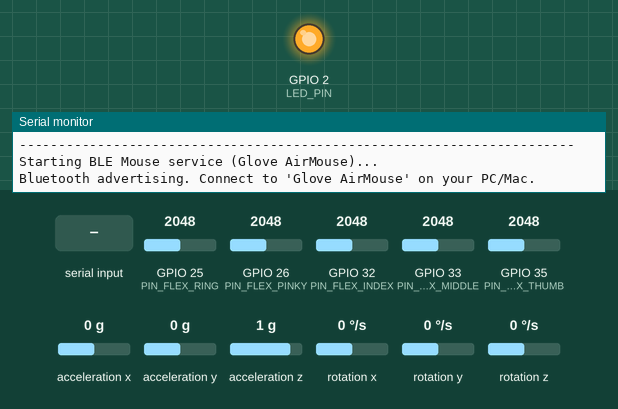
Simulated run of this sketch. Board: ESP32. Parts: output pins drawn as LEDs (lit = HIGH), the last lines printed to the serial monitor. Wiring (inferred from the names in the program): MPU-6050 motion sensor at I2C address 0x68. The test bench sets the inputs (shaded band); at power-on: GPIO 25 (PIN_FLEX_RING) = 2048, GPIO 26 (PIN_FLEX_PINKY) = 2048, GPIO 32 (PIN_FLEX_INDEX) = 2048, GPIO 33 (PIN_FLEX_MIDDLE) = 2048, GPIO 35 (PIN_FLEX_THUMB) = 2048, acceleration x 0 g, acceleration y 0 g, acceleration z 1 g, rotation x 0 °/s, rotation y 0 °/s, rotation z 0 °/s (analog values on the 0–4095 scale). USB keyboard and mouse output is not drawn.

Above: at 9.3 s.
9.4 s: "c" received over Serial
At 11.7 s:
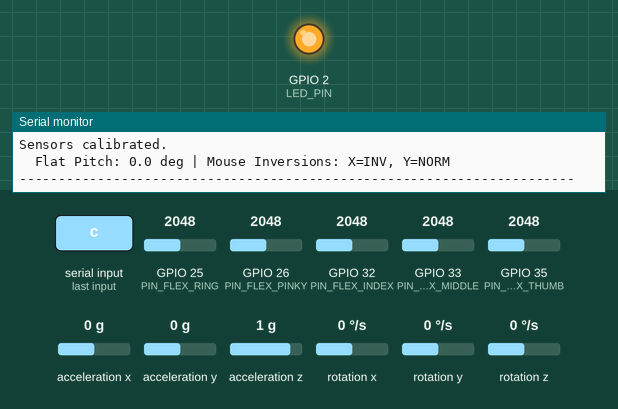
12.4 s: "r" received over Serial
At 15.1 s:
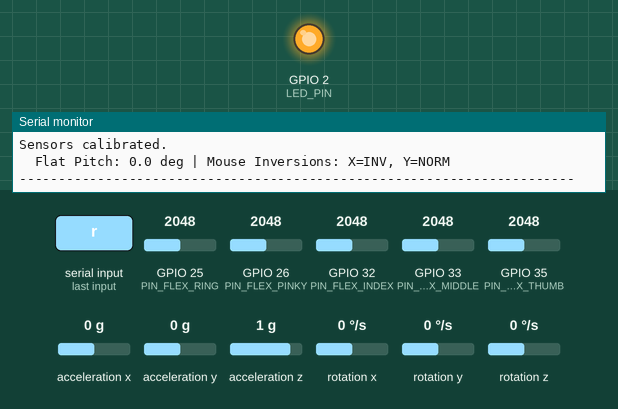
15.4 s: "C" received over Serial
At 17.6 s:
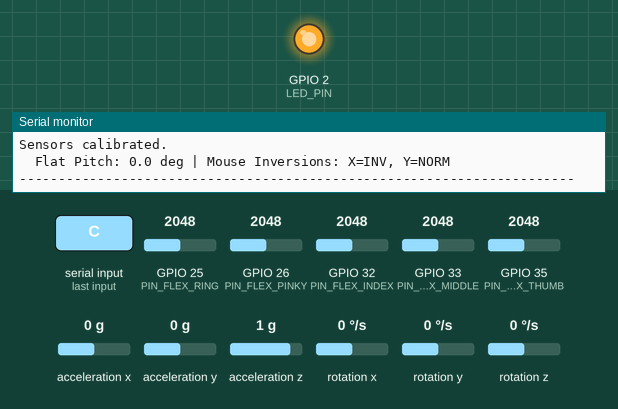
Timing chart, 0 to 19.1 s (numbered marks = the images above; inputs shaded):
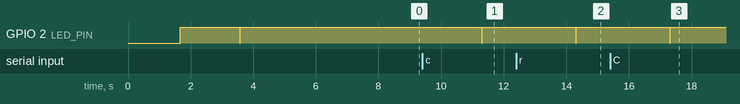

The sketch:

final.ino
```cpp
/*
 * ESP32 Gesture Glove - BLE AirMouse
 *
 * Uses 3 flex sensors (Thumb, Index, Middle) and an MPU6050 IMU over I2C
 * to send standard BLE mouse events:
 *   - Cursor move:  Move hand with fingers relaxed
 *   - Left click:   Bend index finger (> 140 kOhm); quick double-tap for double click
 *   - Right click:  Bend middle finger (> 170 kOhm)
 *   - Double click: Bend thumb + index together
 *   - Middle drag:  Bend index + middle together (holds MOUSE_MIDDLE)
 *   - Scroll:       Bend thumb + middle together and tilt hand up/down
 *   - Right drag:   Bend thumb + index + middle into a fist
 *
 * Wiring:
 *   - MPU6050: SDA -> GPIO 21, SCL -> GPIO 22, VCC -> 3.3V, GND -> GND
 *   - Flex sensors (3.3V -> Flex -> GPIO -> 68kOhm -> GND):
 *       Thumb:  GPIO 35 (active)
 *       Index:  GPIO 32 (active)
 *       Middle: GPIO 33 (active)
 *       Ring:   GPIO 25 (unused)
 *       Pinky:  GPIO 26 (unused)
 *   - Status LED: GPIO 2 (blinks while advertising, solid when connected)
 */

#include <Wire.h>
#include <BleMouse.h>

// Pin configuration
#define I2C_SDA_PIN             21
#define I2C_SCL_PIN             22

#define NUM_FLEX_SENSORS        5
#define PIN_FLEX_THUMB          35 // Finger 0: Thumb  - ACTIVE
#define PIN_FLEX_INDEX          32 // Finger 1: Index  - ACTIVE
#define PIN_FLEX_MIDDLE         33 // Finger 2: Middle - ACTIVE
#define PIN_FLEX_RING           25 // Finger 3: Ring   - Declared
#define PIN_FLEX_PINKY          26 // Finger 4: Pinky  - Declared

const int flexPins[NUM_FLEX_SENSORS] = {
  PIN_FLEX_THUMB,
  PIN_FLEX_INDEX,
  PIN_FLEX_MIDDLE,
  PIN_FLEX_RING,
  PIN_FLEX_PINKY
};

const char* fingerNames[NUM_FLEX_SENSORS] = {
  "Thumb ",
  "Index ",
  "Middle",
  "Ring  ",
  "Pinky "
};

#define LED_PIN                 2

// Voltage divider parameters (3.3V -> Flex -> GPIO -> 68kOhm -> GND)
const float VCC                 = 3.3;
const float R_FIXED             = 68000.0; // 68k Ohms

// MPU6050 & AirMouse tuning
#define MPU_ADDR                0x68
#define PWR_MGMT_1              0x6B
#define ACCEL_CONFIG            0x1C
#define GYRO_CONFIG             0x1B
#define ACCEL_XOUT_H            0x3B

// Cursor sensitivity (0.008-0.010 slower/precise, 0.012-0.016 balanced)
float SENSITIVITY_X             = 0.012;
float SENSITIVITY_Y             = 0.012;

// Axis inversion
const bool INVERT_X             = true;
const bool INVERT_Y             = false;

// Deadzone to filter out small hand tremors
const float GYRO_DEADZONE       = 200.0;

// EMA smoothing factor (0.0 = frozen, 1.0 = raw)
const float SMOOTHING_FACTOR    = 0.65;

// Mouse button used for the 3-finger fist drag (MOUSE_RIGHT or MOUSE_MIDDLE)
#define FUSION_ORBIT_BUTTON     MOUSE_RIGHT

// Flex sensor thresholds (Ohms)
float BEND_THRESHOLD[NUM_FLEX_SENSORS] = {
  160000.0, // Thumb  (GPIO 35) - ACTIVE
  140000.0, // Index  (GPIO 32) - ACTIVE
  170000.0, // Middle (GPIO 33) - ACTIVE
  130000.0, // Ring   (GPIO 25 - unused)
  130000.0  // Pinky  (GPIO 26 - unused)
};

float RELEASE_THRESHOLD[NUM_FLEX_SENSORS] = {
  160000.0, // Thumb  (GPIO 35)
  140000.0, // Index  (GPIO 32)
  170000.0, // Middle (GPIO 33)
  100000.0, // Ring   (GPIO 25 - unused)
  100000.0  // Pinky  (GPIO 26 - unused)
};

// Gesture timing parameters
const unsigned long GESTURE_HOLD_TIME_MS      = 50;  // Normal multi-finger gesture hold time (ms)
const unsigned long RIGHT_CLICK_SETTLE_MS     = 150; // Settle window for Right Click: prevents accidental trigger when folding for multi-finger drag
const unsigned long DOUBLE_CLICK_WINDOW_MS    = 450; // Time window (ms) to detect rapid consecutive taps for double click
const unsigned long DOUBLE_CLICK_CONFIRM_MS   = 15;  // Fast-track debounce (ms) for the second tap of a double click

// Thumb + Index double click gesture
const unsigned long THUMB_INDEX_HOLD_MS       = 100; // Hold time before Thumb+Index fires (avoids false triggers while closing into a fist)
const unsigned long THUMB_INDEX_CLICK_GAP_MS  = 40;  // Gap (ms) between the two clicks fired by Thumb+Index

// Click cursor freeze parameters (locks cursor so finger taps don't shake mouse off target)
const int CLICK_FREEZE_CYCLES                 = 20;  // Freeze for ~240 ms after click (keeps cursor locked on folder)
const int DOUBLE_CLICK_FREEZE_CYCLES          = 15;  // Freeze for ~180 ms after double-click

// Scroll parameters
const float SCROLL_ANGLE_THRESHOLD_DEG   = 8.0;  // Tilt threshold for scrolling
const unsigned long SCROLL_TICK_RATE_MS  = 120;  // Milliseconds between scroll wheel ticks

// Global state & BLE mouse instance
BleMouse bleMouse("Glove AirMouse", "ESP32-Gesture", 100);

float currentResistance[NUM_FLEX_SENSORS];
bool  fingerBent[NUM_FLEX_SENSORS] = { false, false, false, false, false };

float gyroBiasX = 0, gyroBiasY = 0, gyroBiasZ = 0;
float mpuFlatPitch = 0.0;

// Filtered cursor velocity
float filteredDX = 0.0;
float filteredDY = 0.0;

// Gesture candidates
enum GestureType {
  GESTURE_IDLE = 0,
  GESTURE_LEFT_CLICK,     // Index bent alone (Left Click)
  GESTURE_RIGHT_CLICK,    // Middle bent alone (Right Click)
  GESTURE_DOUBLE_CLICK,   // Thumb + Index bent (Double Click)
  GESTURE_PAN,            // Index + Middle bent (Middle Mouse Drag)
  GESTURE_SCROLL_ZOOM,    // Thumb + Middle bent (Scroll Up / Down via Hand Tilt)
  GESTURE_ORBIT           // Thumb + Index + Middle bent - Fist (Right Mouse Drag)
};

GestureType activeCandidate      = GESTURE_IDLE;
unsigned long candidateStartTime = 0;

// Latches & action states
bool leftClickDispatched         = false;
bool rightClickDispatched        = false;
bool doubleClickDispatched       = false; // Thumb+Index double click latch
bool isPanning                   = false; // Middle drag
bool isOrbiting                  = false; // Right/middle drag
bool isZooming                   = false; // Scroll zoom

float scrollBasePitch            = 0.0;
unsigned long lastScrollTickTime = 0;

// Double/Triple click tracking
unsigned long lastLeftClickTime  = 0;
int leftClickCount               = 0;
int cursorFreezeCounter          = 0; // Freeze counter during/after clicks to absorb hand tremors

// Optional debug mode
bool debugMode                   = false;
unsigned long lastDebugPrint     = 0;

// MPU6050 helpers
void mpuWrite(uint8_t reg, uint8_t data) {
  Wire.beginTransmission(MPU_ADDR);
  Wire.write(reg);
  Wire.write(data);
  Wire.endTransmission();
}

bool initMPU() {
  Wire.begin(I2C_SDA_PIN, I2C_SCL_PIN, 400000);
  Wire.setTimeOut(50);
  delay(100);

  Wire.beginTransmission(MPU_ADDR);
  if (Wire.endTransmission() != 0) {
    Serial.println("ERROR: MPU6050 not detected at 0x68! Check SDA (21) & SCL (22).");
    return false;
  }

  // Wake up MPU
  mpuWrite(PWR_MGMT_1, 0x00);
  delay(30);

  // +/-4g accel, +/-500dps gyro
  mpuWrite(ACCEL_CONFIG, 0x08);
  delay(15);
  mpuWrite(GYRO_CONFIG, 0x08);
  delay(15);

  Serial.println("MPU6050 initialized.");
  return true;
}

bool readMPU(int16_t &ax, int16_t &ay, int16_t &az, int16_t &gx, int16_t &gy, int16_t &gz) {
  ax = ay = az = gx = gy = gz = 0;

  Wire.beginTransmission(MPU_ADDR);
  Wire.write(ACCEL_XOUT_H);
  if (Wire.endTransmission(false) != 0) return false;

  if (Wire.requestFrom((uint8_t)MPU_ADDR, (uint8_t)14) == 14) {
    ax = (Wire.read() << 8) | Wire.read();
    ay = (Wire.read() << 8) | Wire.read();
    az = (Wire.read() << 8) | Wire.read();
    Wire.read(); Wire.read(); // Skip temp
    gx = (Wire.read() << 8) | Wire.read();
    gy = (Wire.read() << 8) | Wire.read();
    gz = (Wire.read() << 8) | Wire.read();
    return true;
  }
  return false;
}

// Flex sensor helpers
float calculateFlexResistance(int adcVal) {
  if (adcVal <= 5) return 999999.0;
  if (adcVal >= 4090) return 100.0;

  float vOut = ((float)adcVal / 4095.0) * VCC;
  float rFlex = R_FIXED * ((VCC / vOut) - 1.0);
  return rFlex;
}

void calibrateAllSensors() {
  Serial.println("\nCalibrating MPU6050... Keep glove flat on table.");
  digitalWrite(LED_PIN, HIGH);

  long sumGX = 0, sumGY = 0, sumGZ = 0;
  float sumPitch = 0.0;
  int mpuSamples = 0;

  for (int attempt = 0; attempt < 250 && mpuSamples < 120; attempt++) {
    int16_t ax, ay, az, gx, gy, gz;
    if (readMPU(ax, ay, az, gx, gy, gz)) {
      sumGX += gx; sumGY += gy; sumGZ += gz;
      sumPitch += (atan2((float)ax, (float)az) * 180.0 / PI);
      mpuSamples++;
    }
    delay(10);
  }

  if (mpuSamples > 0) {
    gyroBiasX    = (float)sumGX / mpuSamples;
    gyroBiasY    = (float)sumGY / mpuSamples;
    gyroBiasZ    = (float)sumGZ / mpuSamples;
    mpuFlatPitch = sumPitch / mpuSamples;
  }

  // Initial read of flex sensors
  for (int f = 0; f < NUM_FLEX_SENSORS; f++) {
    float sumR = 0;
    for (int i = 0; i < 20; i++) {
      int adc = analogRead(flexPins[f]);
      sumR += calculateFlexResistance(adc);
      delay(5);
    }
    currentResistance[f] = sumR / 20.0;
    fingerBent[f] = (currentResistance[f] > BEND_THRESHOLD[f]);
    Serial.printf("  %s (Pin %d) Current: %5.1f kOhm  [Fold Trigger: > %.0f kOhm]\n",
                  fingerNames[f], flexPins[f], currentResistance[f] / 1000.0, BEND_THRESHOLD[f] / 1000.0);
  }

  // Reset latches
  leftClickDispatched   = false;
  rightClickDispatched  = false;
  doubleClickDispatched = false;
  isPanning             = false;
  isOrbiting            = false;
  isZooming             = false;
  activeCandidate       = GESTURE_IDLE;

  digitalWrite(LED_PIN, LOW);
  Serial.println("\nSensors calibrated.");
  Serial.printf("  Flat Pitch: %.1f deg | Mouse Inversions: X=%s, Y=%s\n",
                mpuFlatPitch, INVERT_X ? "INV" : "NORM", INVERT_Y ? "INV" : "NORM");
  Serial.println("-----------------------------------------------------------------------");
}

void updateFlexSensors() {
  for (int i = 0; i < NUM_FLEX_SENSORS; i++) {
    int adc = analogRead(flexPins[i]);
    float r = calculateFlexResistance(adc);

    // Exponential smoothing filter
    currentResistance[i] = (currentResistance[i] * 0.70) + (r * 0.30);

    // Schmitt trigger hysteresis with fast release detection
    if (!fingerBent[i]) {
      if (currentResistance[i] > BEND_THRESHOLD[i]) {
        fingerBent[i] = true;
      }
    } else {
      // Release when filtered drops OR raw ADC drops below 95% of threshold (fast-tracks unbend)
      if (currentResistance[i] < RELEASE_THRESHOLD[i] || r < (BEND_THRESHOLD[i] * 0.95)) {
        fingerBent[i] = false;
      }
    }
  }
}

void setup() {
  Serial.begin(115200);
  delay(1500);

  Serial.println("\nESP32 Glove AirMouse");
  Serial.println("Active fingers: Thumb(35), Index(32), Middle(33)");

  pinMode(LED_PIN, OUTPUT);
  digitalWrite(LED_PIN, LOW);

  analogReadResolution(12);

  if (!initMPU()) {
    while (true) {
      digitalWrite(LED_PIN, !digitalRead(LED_PIN));
      delay(300);
    }
  }

  calibrateAllSensors();

  Serial.println("Starting BLE Mouse service (Glove AirMouse)...");
  bleMouse.begin();
  Serial.println("Bluetooth advertising. Connect to 'Glove AirMouse' on your PC/Mac.\n");
}

void loop() {
  // Check Bluetooth connection
  if (!bleMouse.isConnected()) {
    static unsigned long lastBlink = 0;
    if (millis() - lastBlink > 800) {
      lastBlink = millis();
      digitalWrite(LED_PIN, !digitalRead(LED_PIN));
      Serial.println("Waiting for Bluetooth connection to 'Glove AirMouse'...");
    }
    delay(40);
    return;
  } else {
    digitalWrite(LED_PIN, HIGH);
  }

  // Serial user commands ('c'=recalibrate, 'd'=debug toggle)
  if (Serial.available()) {
    char cmd = Serial.read();
    if (cmd == 'c' || cmd == 'r' || cmd == 'C' || cmd == 'R') {
      calibrateAllSensors();
      return;
    } else if (cmd == 'd' || cmd == 'D') {
      debugMode = !debugMode;
      Serial.printf("\n[DEBUG MODE] %s\n\n", debugMode ? "ENABLED" : "DISABLED");
    }
  }

  // 1. Read Flex Sensors
  updateFlexSensors();
  bool thumbBent  = fingerBent[0]; // Pin 35
  bool indexBent  = fingerBent[1]; // Pin 32
  bool middleBent = fingerBent[2]; // Pin 33

  if (debugMode && millis() - lastDebugPrint > 500) {
    lastDebugPrint = millis();
    Serial.printf("[DEBUG R] T: %5.1fk (%s) | I: %5.1fk (%s) | M: %5.1fk (%s) | Gesture: %d\n",
                  currentResistance[0] / 1000.0, thumbBent ? "BENT" : "--- ",
                  currentResistance[1] / 1000.0, indexBent ? "BENT" : "--- ",
                  currentResistance[2] / 1000.0, middleBent ? "BENT" : "--- ",
                  activeCandidate);
  }

  // 2. Read MPU6050 Motion
  int16_t ax, ay, az, gx, gy, gz;
  if (!readMPU(ax, ay, az, gx, gy, gz)) {
    delay(12);
    return;
  }

  float gyroY = gy - gyroBiasY; // Pitch rate
  float gyroZ = gz - gyroBiasZ; // Yaw rate

  float cleanRateX = (fabsf(gyroZ) > GYRO_DEADZONE) ? (gyroZ > 0 ? gyroZ - GYRO_DEADZONE : gyroZ + GYRO_DEADZONE) : 0;
  float cleanRateY = (fabsf(gyroY) > GYRO_DEADZONE) ? (gyroY > 0 ? gyroY - GYRO_DEADZONE : gyroY + GYRO_DEADZONE) : 0;

  if (INVERT_X) cleanRateX = -cleanRateX;
  if (INVERT_Y) cleanRateY = -cleanRateY;

  float currentPitch = atan2((float)ax, (float)az) * 180.0 / PI;

  // Gesture classification (state machine & debounce)
  GestureType currentCandidate = GESTURE_IDLE;

  if (thumbBent && indexBent && middleBent) {
    // All 3 fingers folded into a FIST -> RIGHT MOUSE DRAG
    currentCandidate = GESTURE_ORBIT;
  }
  else if (indexBent && middleBent && !thumbBent) {
    // Index + Middle folded together (2 fingers) -> MIDDLE MOUSE DRAG
    currentCandidate = GESTURE_PAN;
  }
  else if (thumbBent && middleBent && !indexBent) {
    // Thumb + Middle folded -> SCROLL UP / DOWN (Tilt hand UP/DOWN)
    currentCandidate = GESTURE_SCROLL_ZOOM;
  }
  else if (thumbBent && indexBent && !middleBent) {
    // Thumb + Index folded -> DOUBLE CLICK (two quick left clicks)
    currentCandidate = GESTURE_DOUBLE_CLICK;
  }
  else if (indexBent && !thumbBent && !middleBent) {
    // Index bent alone -> LEFT CLICK
    currentCandidate = GESTURE_LEFT_CLICK;
  }
  else if (middleBent && !thumbBent && !indexBent) {
    // Middle bent alone -> RIGHT CLICK (Context Menu)
    currentCandidate = GESTURE_RIGHT_CLICK;
  }

  // Fast re-arm when Index unbends (ensures double-click can register immediately)
  if (!indexBent || (currentResistance[1] < BEND_THRESHOLD[1])) {
    leftClickDispatched = false;
  }

  // Candidate stability filter with adaptive hold timing
  if (currentCandidate != activeCandidate) {
    activeCandidate = currentCandidate;
    candidateStartTime = millis();
  }

  unsigned long candidateDuration = millis() - candidateStartTime;
  unsigned long requiredHoldTime  = GESTURE_HOLD_TIME_MS;

  if (activeCandidate == GESTURE_RIGHT_CLICK) {
    // Settle delay: ensures other fingers aren't just curling slightly later
    requiredHoldTime = RIGHT_CLICK_SETTLE_MS;
  } else if (activeCandidate == GESTURE_DOUBLE_CLICK) {
    // Longer hold so passing through Thumb+Index while closing a fist doesn't fire
    requiredHoldTime = THUMB_INDEX_HOLD_MS;
  } else if (activeCandidate == GESTURE_LEFT_CLICK) {
    // Fast-track confirmation to 15ms if this is the 2nd tap of a double-click!
    if (millis() - lastLeftClickTime < DOUBLE_CLICK_WINDOW_MS && lastLeftClickTime > 0) {
      requiredHoldTime = DOUBLE_CLICK_CONFIRM_MS;
    }
  }

  bool isGestureConfirmed = (candidateDuration >= requiredHoldTime);

  // Process gestures & send BLE mouse events

  // Right mouse drag (Thumb + Index + Middle fist)
  if (isGestureConfirmed && activeCandidate == GESTURE_ORBIT) {
    if (!isOrbiting) {
      bleMouse.press(FUSION_ORBIT_BUTTON);
      isOrbiting = true;
      Serial.println("Right drag: active");
    }
  } else {
    if (isOrbiting) {
      bleMouse.release(FUSION_ORBIT_BUTTON);
      isOrbiting = false;
      Serial.println("Right drag: released");
    }
  }

  // Middle mouse drag (Index + Middle folded together)
  if (isGestureConfirmed && activeCandidate == GESTURE_PAN) {
    if (!isPanning) {
      bleMouse.press(MOUSE_MIDDLE);
      isPanning = true;
      Serial.println("Middle drag: active");
    }
  } else {
    if (isPanning) {
      bleMouse.release(MOUSE_MIDDLE);
      isPanning = false;
      Serial.println("Middle drag: released");
    }
  }

  // Double click (Thumb + Index folded together)
  // Fires two quick left clicks once per pose. Unfold and refold to fire again.
  if (isGestureConfirmed && activeCandidate == GESTURE_DOUBLE_CLICK) {
    if (!doubleClickDispatched) {
      bleMouse.click(MOUSE_LEFT);
      delay(THUMB_INDEX_CLICK_GAP_MS);
      bleMouse.click(MOUSE_LEFT);
      cursorFreezeCounter = DOUBLE_CLICK_FREEZE_CYCLES;
      doubleClickDispatched = true;
      Serial.println("Double click (Thumb + Index)");
    }
  } else {
    doubleClickDispatched = false; // Re-arm once the pose is released
  }

  // Scroll up / down (Thumb + Middle folded together)
  if (isGestureConfirmed && activeCandidate == GESTURE_SCROLL_ZOOM) {
    if (!isZooming) {
      isZooming = true;
      scrollBasePitch = currentPitch;
      lastScrollTickTime = millis();
      Serial.printf("Scroll mode: active (base pitch: %.1f deg)\n", scrollBasePitch);
    } else {
      unsigned long now = millis();
      if (now - lastScrollTickTime >= SCROLL_TICK_RATE_MS) {
        float deltaPitch = currentPitch - scrollBasePitch;
        if (deltaPitch > SCROLL_ANGLE_THRESHOLD_DEG) {
          bleMouse.move(0, 0, 1); // Scroll UP (Wheel UP)
          lastScrollTickTime = now;
        } else if (deltaPitch < -SCROLL_ANGLE_THRESHOLD_DEG) {
          bleMouse.move(0, 0, -1); // Scroll DOWN (Wheel DOWN)
          lastScrollTickTime = now;
        }
      }
    }
  } else {
    if (isZooming) {
      isZooming = false;
      Serial.println("Scroll mode: exited");
    }
  }

  // Left click (Index folded alone)
  if (isGestureConfirmed && activeCandidate == GESTURE_LEFT_CLICK) {
    if (!leftClickDispatched) {
      bleMouse.click(MOUSE_LEFT);

      unsigned long now = millis();
      if (now - lastLeftClickTime < DOUBLE_CLICK_WINDOW_MS && lastLeftClickTime > 0) {
        Serial.println("Double click (rapid double tap)");
        lastLeftClickTime = 0; // Reset window so 3rd tap isn't a triple double-click
        cursorFreezeCounter = DOUBLE_CLICK_FREEZE_CYCLES; // Freeze cursor after double-click
      } else {
        Serial.println("Left click");
        lastLeftClickTime = now;
        cursorFreezeCounter = CLICK_FREEZE_CYCLES; // Freeze cursor for 20 cycles (~240 ms) so double click hits same spot
      }
      leftClickDispatched = true;
    }
  }

  // Right click (Middle folded alone)
  // Requires Middle finger held alone for >= RIGHT_CLICK_SETTLE_MS (150ms)
  // OR a clean quick tap-and-release (40ms - 150ms) of Middle finger alone.
  // If Thumb or Index bends during this window, Right Click is cancelled.
  static unsigned long middleAloneStartTime = 0;
  static bool middleWasCleanTap = false;

  if (middleBent && !thumbBent && !indexBent) {
    if (middleAloneStartTime == 0) {
      middleAloneStartTime = millis();
      middleWasCleanTap = true;
    }
  } else {
    // Middle is no longer alone (either unbent, or Thumb/Index is also bent)
    if (middleAloneStartTime != 0) {
      unsigned long heldDuration = millis() - middleAloneStartTime;
      // Clean quick release with no other fingers bent
      if (middleWasCleanTap && !thumbBent && !indexBent && heldDuration >= 40 && heldDuration < RIGHT_CLICK_SETTLE_MS && !rightClickDispatched) {
        bleMouse.click(MOUSE_RIGHT);
        cursorFreezeCounter = CLICK_FREEZE_CYCLES;
        Serial.println("Right click (quick tap)");
      }
      middleAloneStartTime = 0;
      middleWasCleanTap = false;
    }
  }

  // Sustained hold (>= 150ms) of Middle finger alone
  if (isGestureConfirmed && activeCandidate == GESTURE_RIGHT_CLICK) {
    if (!rightClickDispatched) {
      bleMouse.click(MOUSE_RIGHT);
      cursorFreezeCounter = CLICK_FREEZE_CYCLES;
      Serial.println("Right click (hold)");
      rightClickDispatched = true;
    }
  }
  if (!middleBent) {
    rightClickDispatched = false;
  }

  // Air mouse cursor movement
  // Cursor moves during normal pointing and drag gestures.
  // Paused during:
  //   1. Scroll Mode (so hand tilt scrolls without cursor drift)
  //   2. Clicking Gestures (locks cursor in place so finger taps don't push pointer off target)
  //   3. Click Freeze Window (absorbs hand tremor so double-clicks hit the exact same pixel)

  bool isClickFreezing = (cursorFreezeCounter > 0);
  if (cursorFreezeCounter > 0) {
    cursorFreezeCounter--;
  }

  bool isClickCandidate = (activeCandidate == GESTURE_LEFT_CLICK ||
                           activeCandidate == GESTURE_RIGHT_CLICK ||
                           activeCandidate == GESTURE_DOUBLE_CLICK);

  if (!isZooming && !isClickCandidate && !isClickFreezing) {
    float handMoveX = cleanRateX * SENSITIVITY_X;
    float handMoveY = cleanRateY * SENSITIVITY_Y;

    // Exponential Moving Average (EMA) smoothing filter
    filteredDX = (filteredDX * (1.0 - SMOOTHING_FACTOR)) + (handMoveX * SMOOTHING_FACTOR);
    filteredDY = (filteredDY * (1.0 - SMOOTHING_FACTOR)) + (handMoveY * SMOOTHING_FACTOR);

    signed char moveX = (signed char)constrain((int)filteredDX, -127, 127);
    signed char moveY = (signed char)constrain((int)filteredDY, -127, 127);

    if (moveX != 0 || moveY != 0) {
      bleMouse.move(moveX, moveY, 0);
    }
  } else {
    // Reset filtered velocity memory while frozen so there is no sudden jump on unfreeze
    filteredDX = 0.0;
    filteredDY = 0.0;
  }

  delay(12); // ~80 Hz polling loop for low-latency cursor tracking
}
```

Measured:
- after the input at 9.4 s, GPIO 2 (LED_PIN): HIGH → LOW after 1.9 s, → HIGH 0.01 s later
- after the input at 12.4 s, GPIO 2 (LED_PIN): HIGH → LOW after 1.9 s, → HIGH 0.01 s later
- after the input at 15.4 s, GPIO 2 (LED_PIN): HIGH → LOW after 1.9 s, → HIGH 0.01 s later
